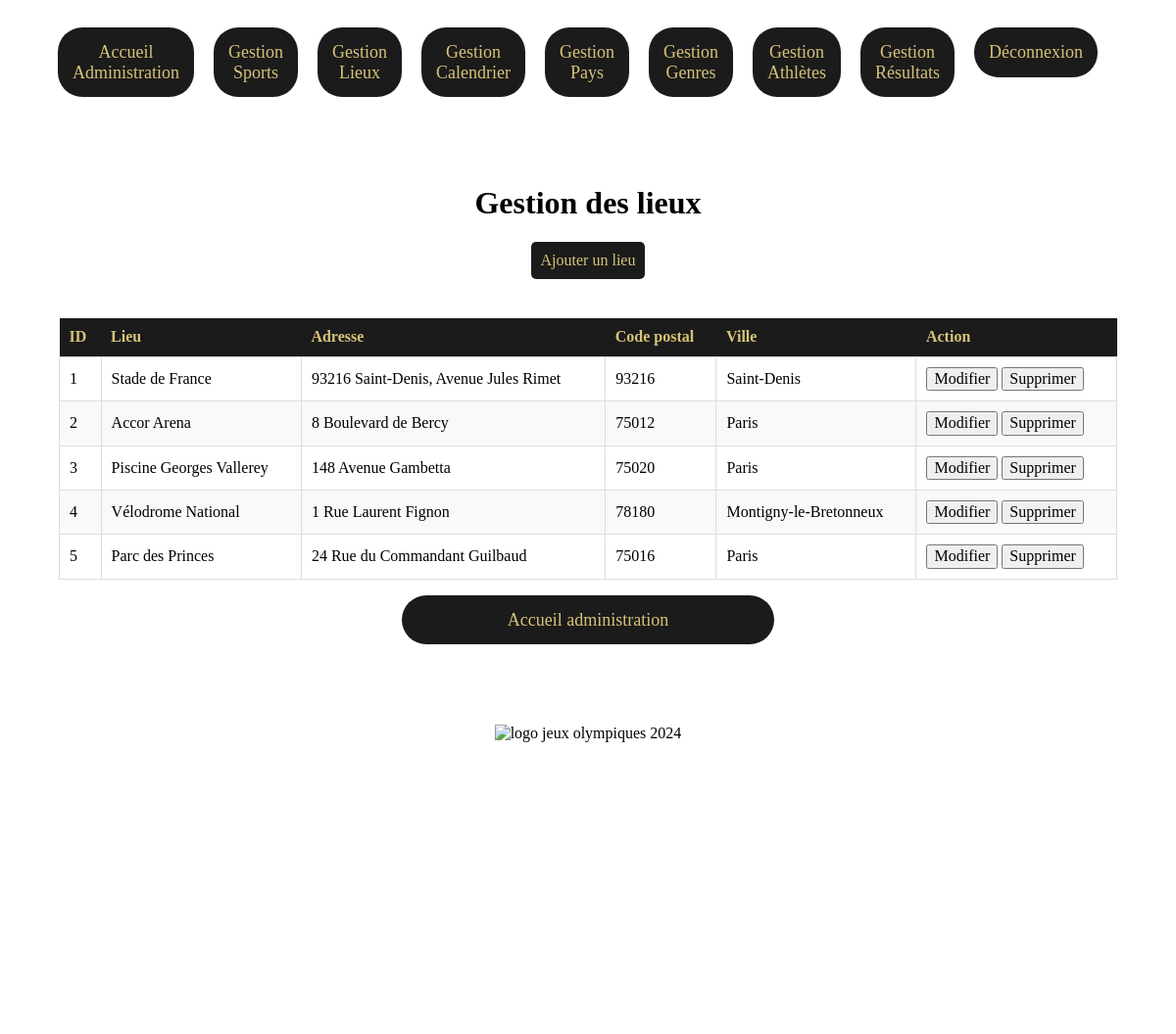
The page /pages/admin/admin-places/manage-places.php (signed in) on the database its author committed.
### tables this page shows
CREATE TABLE LIEU (
  PRIMARY KEY (id_lieu),
  id_lieu      INT(4) NOT NULL AUTO_INCREMENT,
  nom_lieu     VARCHAR(255),
  adresse_lieu VARCHAR(255),
  cp_lieu      VARCHAR(5),
  ville_lieu   VARCHAR(255)
);

### pages/admin/admin-places/manage-places.php (the view, shortened to what this page needs)
<!DOCTYPE html>
<html lang="fr">
<head>
    <link rel="stylesheet" href="../../../css/normalize.css">
    <link rel="stylesheet" href="../../../css/styles-computer.css">
    <link rel="stylesheet" href="../../../css/styles-responsive.css">
</head>
<body>
    <header>
        <nav>
            <ul class="menu">
                <li><a href="../admin.php">Accueil Administration</a></li>
                <li><a href="../admin-sports/manage-sports.php">Gestion Sports</a></li>
                <li><a href="./manage-places.php">Gestion Lieux</a></li>
                <li><a href="../admin-events/manage-events.php">Gestion Calendrier</a></li>
                <li><a href="../admin-countries/manage-countries.php">Gestion Pays</a></li>
                <li><a href="../admin-gender/manage-genders.php">Gestion Genres</a></li>
                <li><a href="../admin-athletes/manage-athletes.php">Gestion Athlètes</a></li>
                <li><a href="../admin-results/manage-results.php">Gestion Résultats</a></li>
                <li><a href="../../logout.php">Déconnexion</a></li>
            </ul>
        </nav>
    </header>
    <main>
        <h1>Gestion des lieux</h1>
        <div class="action-buttons">
            <button onclick="openAddPlaceForm()">Ajouter un lieu</button>
        </div>
        <?php
        require_once("../../../database/database.php");
        try {
            $query = "SELECT * FROM LIEU";
            $statement = $connexion->prepare($query);
            $statement->execute();
            if ($statement->rowCount() > 0) {
                echo "<table>";
                echo "<tr>";
                echo "<th class='color'>ID</th>";
                echo "<th class='color'>Lieu</th>";
                echo "<th class='color'>Adresse</th>";
                echo "<th class='color'>Code postal</th>";
                echo "<th class='color'>Ville</th>";
                echo "<th class='color'>Action</th>";
                echo "</tr>";
                while ($row = $statement->fetch(PDO::FETCH_ASSOC)) {
                    echo "<tr>";
                    echo "<td>" . htmlspecialchars($row['id_lieu']) . "</td>";
                    echo "<td>" . htmlspecialchars($row['nom_lieu']) . "</td>";
                    echo "<td>" . htmlspecialchars($row['adresse_lieu']) . "</td>";
                    echo "<td>" . htmlspecialchars($row['cp_lieu']) . "</td>";
                    echo "<td>" . htmlspecialchars($row['ville_lieu']) . "</td>";
                    echo "<td><button onclick='openModifyPlaceForm({$row['id_lieu']})'>Modifier</button> <button onclick='deletePlaceConfirmation({$row['id_lieu']})'>Supprimer</button></td>";
                    echo "</tr>";
                }
                echo "</table>";
            } else {
                echo "<p>Aucun lieu trouvé.</p>";
            }
        } catch (PDOException $e) {
            echo "Erreur : " . $e->getMessage();
        }
        ?>
        <p class="paragraph-link">
            <a class="link-home" href="../admin.php">Accueil administration</a>
        </p>
    </main>
    <footer>
        <figure>
            <img src="../../../img/logo-jo-2024.png" alt="logo jeux olympiques 2024">
        </figure>
    </footer>
</body>
</html>

### css/styles-computer.css (style rules this page uses)
header { display: flex; justify-content: right; align-items: right; width: 90%; margin: 10px auto; }
.link-home { display: flex; width: 350px; justify-content: center; align-items: center; text-decoration: none; border-radius: 25px; background-color: #1b1b1b; font-size: 18px; color: #d7c378; padding: 15px; transition: color 0.3s ease, background-color 0.3s ease; }
table { width: 100%; border-collapse: collapse; margin-top: 20px; }
th { background-color: #1b1b1b; color: #d7c378; padding: 10px; text-align: left; }
td { border: 1px solid #ddd; padding: 10px; }
tr:nth-child(odd) { background-color: #f9f9f9; }
main { display: flex; flex-direction: column; align-items: center; }
figure { display: flex; height: auto; }
img { width: 100%; height: auto; }
@media screen and (min-width: 1025px) { main { width: 90%; margin: 50px auto; } }
@media screen and (min-width: 1025px) { nav ul { list-style: none; padding: 0; display: flex; font-size: 18px; } }
@media screen and (min-width: 1025px) { nav li { width: auto; margin-right: 20px; } }
@media screen and (min-width: 1025px) { nav a { display: block; text-decoration: none; color: #d7c378; background-color: #1b1b1b; padding: 15px; text-align: center; transition: color 0.3s ease, background-color 0.3s ease; border-radius: 25px; } }
@media screen and (min-width: 1025px) { footer { display: flex; margin: 50px auto; width: 90%; height: 40vh; justify-content: center; } }

### pages/admin/admin-places/manage-places.php (style rules this page uses)
.action-buttons { display: flex; justify-content: space-between; margin-bottom: 20px; }
.action-buttons button { background-color: #1b1b1b; color: #d7c378; padding: 10px; border: none; border-radius: 5px; cursor: pointer; transition: background-color 0.3s ease, color 0.3s ease; }

### rows shown on the page
lieu: id_lieu "1", nom_lieu "Stade de France", adresse_lieu "93216 Saint-Denis, Avenue Jules Rimet", cp_lieu "93216", ville_lieu "Saint-Denis"
lieu: id_lieu "2", nom_lieu "Accor Arena", adresse_lieu "8 Boulevard de Bercy", cp_lieu "75012", ville_lieu "Paris"
lieu: id_lieu "3", nom_lieu "Piscine Georges Vallerey", adresse_lieu "148 Avenue Gambetta", cp_lieu "75020", ville_lieu "Paris"
lieu: id_lieu "4", nom_lieu "Vélodrome National", adresse_lieu "1 Rue Laurent Fignon", cp_lieu "78180", ville_lieu "Montigny-le-Bretonneux"
lieu: id_lieu "5", nom_lieu "Parc des Princes", adresse_lieu "24 Rue du Commandant Guilbaud", cp_lieu "75016", ville_lieu "Paris"
